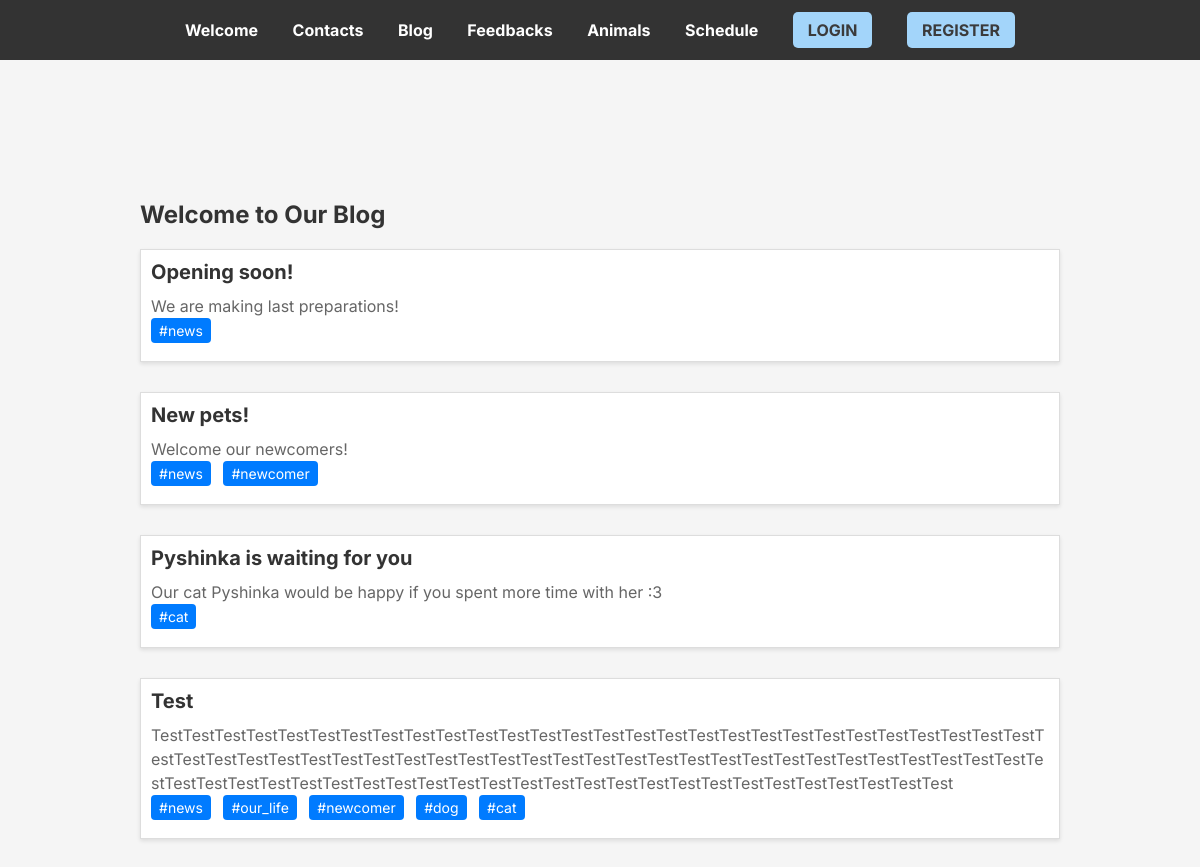
Screenshot of /blog/ with the database file from the repository.
### blog/models.py (models this page shows, shortened)
class Blog(models.Model):
    title = models.CharField(max_length=255)
    text = models.TextField()
    tag = models.ManyToManyField(Tag)

class Tag(models.Model):
    name = models.CharField(max_length=255)

### blog/views.py (the view)
# urls.py: path('', views.index, name='blog'),
def index(request):
    blog_posts = blog.models.Blog.objects.all()
    return render(request, 'blog/index.html', {"blog_posts": blog_posts})

### templates/blog/index.html (shortened to what this page needs)
{% extends "base.html" %}
{% block content %}
    <div class="blog">
        <h1 class="blog__title">Welcome to Our Blog</h1>
        <div class="blog__posts">
            {% for blog_post in blog_posts %}
                <div class="blog__post blog__hover" onclick="location.href='{% url 'blog_post' post_id=blog_post.id %}'">
                    <h2 class="blog__post-title">{{ blog_post.title }}</h2>
                    <p class="blog__post-text">{{ blog_post.text }}</p>
                    <ul class="blog__post__tags">
                        {% for tag in blog_post.tag.all %}
                            <li class="blog__post__tag">#{{ tag.name }}</li>
                        {% endfor %}
                    </ul>
                </div>
            {% endfor %}
        </div>
    </div>
{% endblock %}

### static/style/style.css (style rules this page uses)
body { background-color: #f5f5f5; }
body, h1, h2, p { font-family: 'Inter', sans-serif; margin: 0; padding: 0; }
h1 { font-size: 24px; margin-bottom: 20px; }
.blog { margin: 60px; padding: 80px; }
.blog__title { font-size: 24px; color: #333; margin-bottom: 20px; }
.blog__post { margin-bottom: 30px; padding: 10px; border: 1px solid #ddd; background-color: #fff; box-shadow: 0 2px 4px rgba(0, 0, 0, 0.1); }
.blog__post-title { font-size: 20px; margin-bottom: 10px; color: #333; }
.blog__post-text { font-size: 16px; line-height: 1.5; color: #666; word-wrap: break-word; }
.blog__post__tags { list-style: none; padding: 0; margin: 0; }
.blog__post__tag { display: inline-block; margin-right: 8px; margin-bottom: 8px; background-color: #007bff; color: #fff; padding: 4px 8px; border-radius: 4px; font-size: 14px; text-decoration: none; }

### rows the page displays
Blog: title "Opening soon!", text "We are making last preparations!"
Tag: name "news"
Blog: title "New pets!", text "Welcome our newcomers!"
Tag: name "newcomer"
Blog: title "Pyshinka is waiting for you", text "Our cat Pyshinka would be happy if you spent more time with her :3"
Tag: name "cat"
Blog: title "Test", text "TestTestTestTestTestTestTestTestTestTestTestTestTestTestTestTestTestTestTestTestTestTestTestTestTestTestTestTestTestTestTestTestTestTestTestTestTestTestTestTestTestTestTestTestTestTestTestTestTestTestTestTestTestTestTestTestTestTestTestTestTestTestTestTestTestTestTestTestTestTestTestTestTestTestTestTestTestTestTestTestTestTest"
Tag: name "our_life"
Tag: name "dog"
